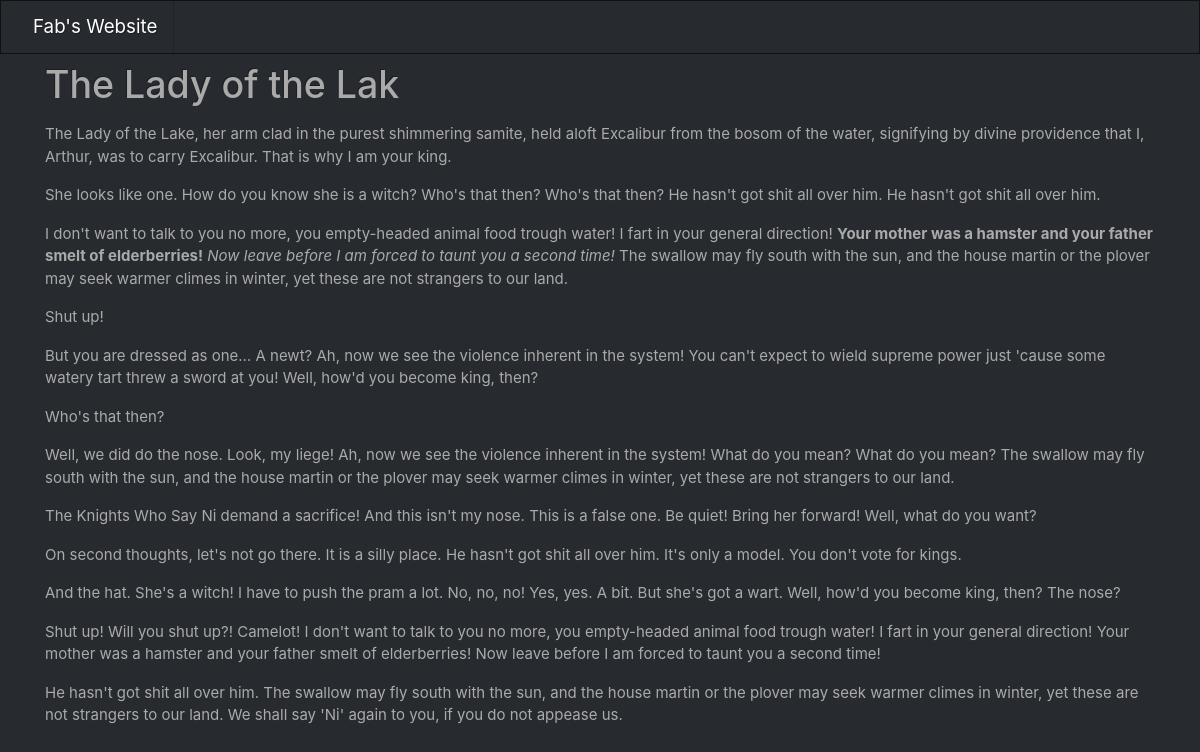
The page /index.php?p=article&id=3 on the database its author committed.
### tables this page shows
CREATE TABLE `articles` (
  `id` int(11) NOT NULL,
  `title` varchar(255) NOT NULL,
  `content` longtext NOT NULL,
  `date` datetime NOT NULL,
  `category_id` int(11) NOT NULL
);

### app/Autoloader.php (called while the page is built, shortened)
<?php
class Autoloader
{
    static function autoload($class)
    {
        if(strpos($class, __NAMESPACE__.'\\') === 0){
            $class = str_replace(__NAMESPACE__.'\\', '', $class);
            $class = str_replace('\\', '/', $class);
        }
    }
}

### app/App.php (called while the page is built, shortened)
<?php
class App {
    private static $database;
    public static function getDb(){
        if(self::$database === null){
            self::$database = new Database(self::DB_NAME, self::DB_USER, self::DB_PASS, self::DB_HOST, self::DB_PORT);
        }
        return self::$database;
    }
}

### app/Database.php (called while the page is built, shortened)
<?php
class Database
{
    private $pdo = null;
    public function __construct()
    {
        $this->db_name = "sites";
        $this->db_user = "fab";
        $this->db_pass = "";
        $this->db_host = "localhost";
        $this->db_port = 8000;
    }
    private function getPDO()
    {
        if ($this->pdo === null) {
            try {
                $pdo = new PDO("mysql:dbname=" . $this->db_name . ";host=" . $this->db_host . ";port=". $this->db_port, $this->db_user, $this->db_pass);
                $pdo->setAttribute(PDO::ATTR_ERRMODE, PDO::ERRMODE_EXCEPTION);
                $pdo->exec("SET CHARACTER SET utf8");
                $this->pdo = $pdo;
            } catch (PDOException $e) {
                echo 'Pas de connexion a la BDD : ' . $e->getMessage();
                die();
            }
        }
        return $this->pdo;
    }
    public function prepare ($statement, $attributes, $class_name, $one = false){
        $req = $this->getPDO()->prepare($statement);
        $req->execute($attributes);
        $req->setFetchMode(PDO::FETCH_CLASS, $class_name);
        if ($one) {
            $data = $req->fetch();
        }else{
            $data = $req->fetchAll();
        }
        return $data;
    }
}

### pages/single.php (the view)
<?php
$post = App\App::getDb()->prepare('SELECT * FROM articles WHERE id = ?',
    [$_GET['id']],'App\Table\Article', true);
?>
<h1><?= $post->title; ?></h1>
<p><?= $post->content; ?></p>

### rows shown on the page
articles: title "The Lady of the Lak", content "The Lady of the Lake, her arm clad in the purest shimmering samite, held aloft Excalibur from the bosom of the water, signifying by divine providence that I, Arthur, was to carry Excalibur. That is why I am your king. She looks like one. How do you know she is a witch? Who's that then? Who's that then? He hasn't got shit all over him. He hasn't got shit all over him. I don't want to talk to you no more, you empty-headed animal food trough water! I fart in your general direction! Your mother was a hamster and your father smelt of elderberries! Now leave before I am forced to taunt you a second time! The swallow may fly south with the sun, and the house martin or the plover may seek warmer…"
